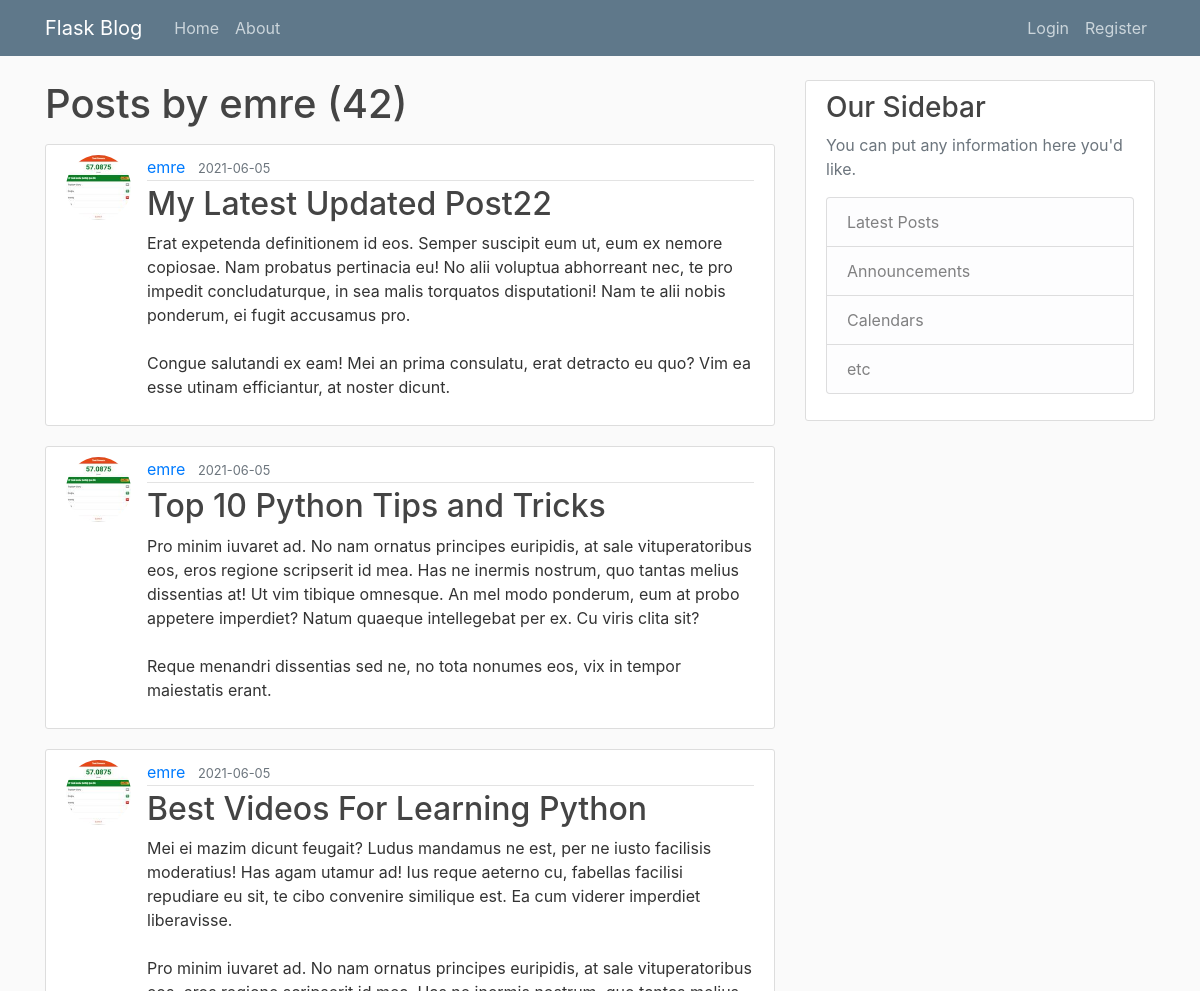
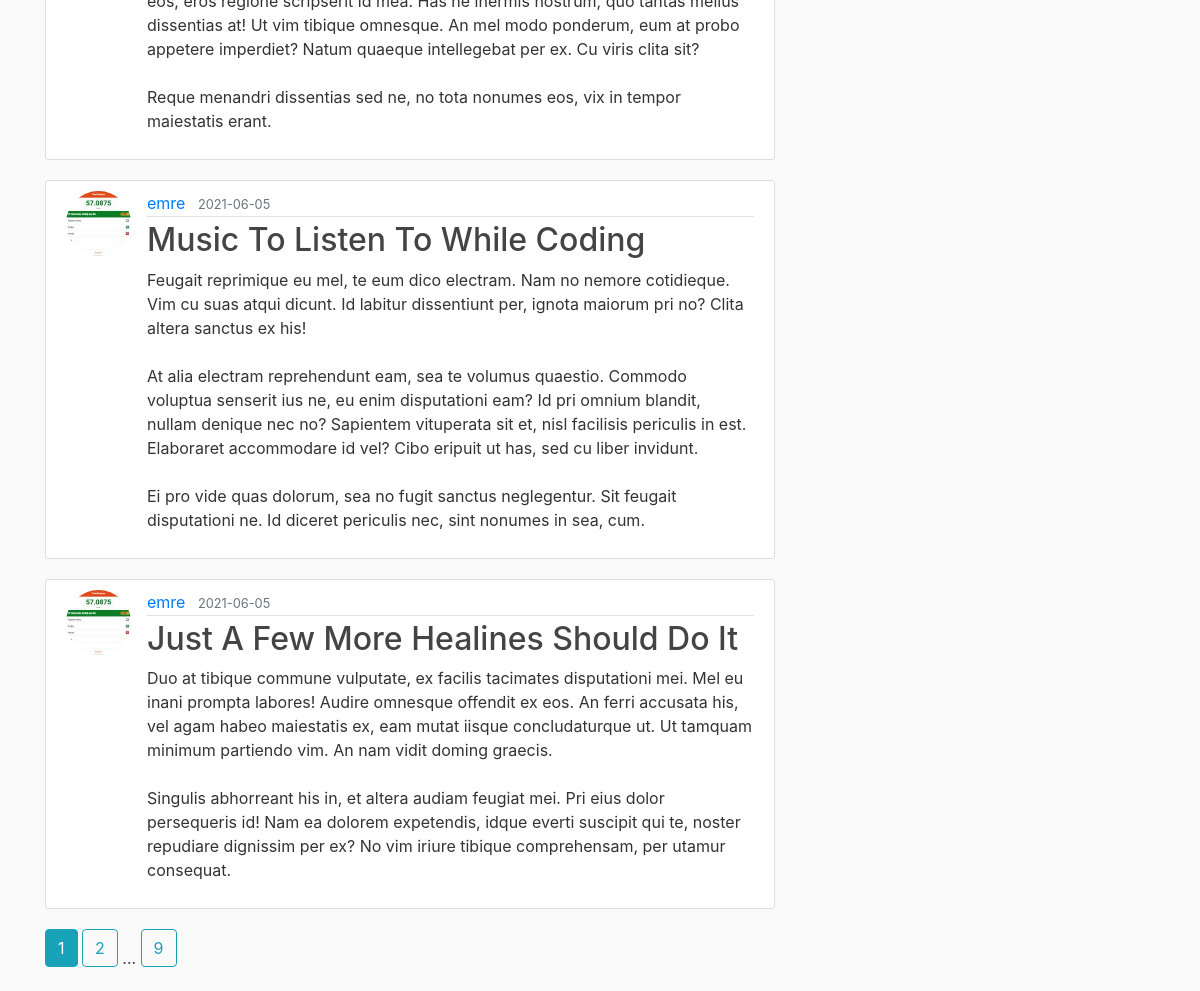
/user/emre, run on the app's committed database (2 pictures, top to bottom).
### flaskblog/models/user.py (models this page shows, shortened)
class User(db.Model, UserMixin):
    id = db.Column(db.Integer, primary_key=True)
    username = db.Column(db.String(20),unique=True, nullable=False)
    email = db.Column(db.String(120),unique=True, nullable=False)
    image_file = db.Column(db.String(20), nullable=False, default='default.jpg')
    password = db.Column(db.String(60), nullable=False)
    posts = db.relationship('Post',backref='author', lazy=True)

### flaskblog/models/post.py (models this page shows, shortened)
class Post(db.Model):
    id = db.Column(db.Integer, primary_key=True)
    title = db.Column(db.String(100), nullable=False)
    date_posted = db.Column(db.DateTime, nullable=False, default=datetime.utcnow)
    content = db.Column(db.Text, nullable=False)
    user_id = db.Column(db.Integer, db.ForeignKey('user.id'), nullable=False)

### flaskblog/controllers/users/routes.py (the view)
@users.route("/user/<string:username>")
def user_posts(username):
    page = request.args.get('page', 1, type=int)
    user = User.query.filter_by(username=username).first_or_404()
    posts = Post.query\
        .filter_by(author=user)\
        .order_by(Post.date_posted.desc())\
        .paginate(page=page, per_page=5)
    return render_template('users/user_posts.html', posts=posts, user=user)

### flaskblog/templates/users/user_posts.html
{% extends "layout.html" %}
{% block content %}
  <h1 class="mb-3">Posts by {{ user.username }} ({{ posts.total }})</h1>
  {% for post in posts.items %}
  <article class="media content-section">
    <img class="rounded-circle article-img" src="{{ url_for('static', filename='profile_pics/'+post.author.image_file) }}" alt="">
    <div class="media-body">
      <div class="article-metadata">
        <a class="mr-2" href="{{ url_for('users.user_posts',username=post.author.username) }}">{{ post.author.username }}</a>
        <small class="text-muted">{{ post.date_posted.strftime('%Y-%m-%d') }}</small>
      </div>
      <h2><a class="article-title" href="{{ url_for('posts.post',post_id=post.id) }}">{{ post.title }}</a></h2>
      <p class="article-content">{{ post.content }}</p>
    </div>
  </article>
  {% endfor %}
  {% for page_num in posts.iter_pages(left_edge=1, right_edge=1, left_current=1, right_current=2) %}
    {% if page_num %}
      {% if posts.page == page_num %}
        <a class="btn btn-info mb-4" href="{{ url_for('users.user_posts', username=user.username, page=page_num) }}">{{ page_num }}</a>
      {% else %}
        <a class="btn btn-outline-info mb-4" href="{{ url_for('users.user_posts', username=user.username, page=page_num) }}">{{ page_num }}</a>
      {% endif %}
    {% else %}
      ...
    {% endif %}
  {% endfor %}
{% endblock content %}

### flaskblog/templates/layout.html (shortened to what this page needs)
<!DOCTYPE html>
<html lang="en">
<head>
  <link rel="stylesheet" href="https://stackpath.bootstrapcdn.com/bootstrap/4.3.1/css/bootstrap.min.css">
  <link rel="stylesheet" type="text/css" href="{{ url_for('static', filename='main.css') }}">
</head>
<body>
  <header class="site-header">
    <nav class="navbar navbar-expand-md navbar-dark bg-steel fixed-top">
      <div class="container">
        <a class="navbar-brand mr-4" href="{{ url_for('main.home') }}">Flask Blog</a>
        <div class="collapse navbar-collapse" id="navbarToggle">
          <div class="navbar-nav mr-auto">
            <a class="nav-item nav-link" href="{{ url_for('main.home') }}">Home</a>
            <a class="nav-item nav-link" href="{{ url_for('main.about') }}">About</a>
          </div>
          <div class="navbar-nav">
            {% if current_user.is_authenticated %}
              <a class="nav-item nav-link" href="{{ url_for('posts.new_post') }}">New Post</a>
              <a class="nav-item nav-link" href="{{ url_for('users.account') }}">Account</a>
              <a class="nav-item nav-link" href="{{ url_for('users.logout') }}">Logout</a>
            {% else %}
              <a class="nav-item nav-link" href="{{ url_for('users.login') }}">Login</a>
              <a class="nav-item nav-link" href="{{ url_for('users.register') }}">Register</a>
            {% endif %}
          </div>
        </div>
      </div>
    </nav>
  </header>
  <main role="main" class="container">
    <div class="row">
      <div class="col-md-8">
        {% block content %}{% endblock %}
      </div>
      <div class="col-md-4">
        <div class="content-section">
          <h3>Our Sidebar</h3>
          <p class='text-muted'>You can put any information here you'd like.
            <ul class="list-group">
              <li class="list-group-item list-group-item-light">Latest Posts</li>
              <li class="list-group-item list-group-item-light">Announcements</li>
              <li class="list-group-item list-group-item-light">Calendars</li>
              <li class="list-group-item list-group-item-light">etc</li>
            </ul>
          </p>
        </div>
      </div>
    </div>
  </main>
</body>
</html>

### flaskblog/static/main.css (style rules this page uses)
body { background: #fafafa; color: #333333; margin-top: 5rem; }
h1, h2, h3, h4, h5, h6 { color: #444444; }
.bg-steel { background-color: #5f788a; }
.site-header .navbar-nav .nav-link { color: #cbd5db; }
.content-section { background: #ffffff; padding: 10px 20px; border: 1px solid #dddddd; border-radius: 3px; margin-bottom: 20px; }
.article-title { color: #444444; }
.article-content { white-space: pre-line; }
.article-img { height: 65px; width: 65px; margin-right: 16px; }
.article-metadata { padding-bottom: 1px; margin-bottom: 4px; border-bottom: 1px solid #e3e3e3 }

### data on the page
User: username "emre"
Post: image_file (picture), author.username "emre", date_posted "2021-06-05", title "My Latest Updated Post22", content "Erat expetenda definitionem id eos. Semper suscipit eum ut, eum ex nemore copiosae. Nam probatus pertinacia eu! No alii voluptua abhorreant nec, te pro impedit concludaturque, in sea malis torquatos disputationi! Nam te alii nobis ponderum, ei fugit accusamus pro. Congue salutandi ex eam! Mei an prima consulatu, erat detracto eu quo? Vim ea esse utinam efficiantur, at noster dicunt."
Post: image_file (picture), author.username "emre", date_posted "2021-06-05", title "Top 10 Python Tips and Tricks", content "Pro minim iuvaret ad. No nam ornatus principes euripidis, at sale vituperatoribus eos, eros regione scripserit id mea. Has ne inermis nostrum, quo tantas melius dissentias at! Ut vim tibique omnesque. An mel modo ponderum, eum at probo appetere imperdiet? Natum quaeque intellegebat per ex. Cu viris clita sit? Reque menandri dissentias sed ne, no tota nonumes eos, vix in tempor maiestatis erant."
Post: image_file (picture), author.username "emre", date_posted "2021-06-05", title "Best Videos For Learning Python", content "Mei ei mazim dicunt feugait? Ludus mandamus ne est, per ne iusto facilisis moderatius! Has agam utamur ad! Ius reque aeterno cu, fabellas facilisi repudiare eu sit, te cibo convenire similique est. Ea cum viderer imperdiet liberavisse. Pro minim iuvaret ad. No nam ornatus principes euripidis, at sale vituperatoribus eos, eros regione scripserit id mea. Has ne inermis nostrum, quo tantas melius dissentias at! Ut vim tibique omnesque. An mel modo ponderum, eum at probo appetere imperdiet? Natum quaeque intellegebat per ex. Cu viris clita sit? Reque menandri dissentias sed ne, no tota nonumes eos, vix in tempor maiestatis erant."
Post: image_file (picture), author.username "emre", date_posted "2021-06-05", title "Music To Listen To While Coding", content "Feugait reprimique eu mel, te eum dico electram. Nam no nemore cotidieque. Vim cu suas atqui dicunt. Id labitur dissentiunt per, ignota maiorum pri no? Clita altera sanctus ex his! At alia electram reprehendunt eam, sea te volumus quaestio. Commodo voluptua senserit ius ne, eu enim disputationi eam? Id pri omnium blandit, nullam denique nec no? Sapientem vituperata sit et, nisl facilisis periculis in est. Elaboraret accommodare id vel? Cibo eripuit ut has, sed cu liber invidunt. Ei pro vide quas dolorum, sea no fugit sanctus neglegentur. Sit feugait disputationi ne. Id diceret periculis nec, sint nonumes in sea, cum."
Post: image_file (picture), author.username "emre", date_posted "2021-06-05", title "Just A Few More Healines Should Do It", content "Duo at tibique commune vulputate, ex facilis tacimates disputationi mei. Mel eu inani prompta labores! Audire omnesque offendit ex eos. An ferri accusata his, vel agam habeo maiestatis ex, eam mutat iisque concludaturque ut. Ut tamquam minimum partiendo vim. An nam vidit doming graecis. Singulis abhorreant his in, et altera audiam feugiat mei. Pri eius dolor persequeris id! Nam ea dolorem expetendis, idque everti suscipit qui te, noster repudiare dignissim per ex? No vim iriure tibique comprehensam, per utamur consequat."

### other printed values
{{ posts.total }} "42"
{{ page_num }} "1"
{{ page_num }} "2" "9"
